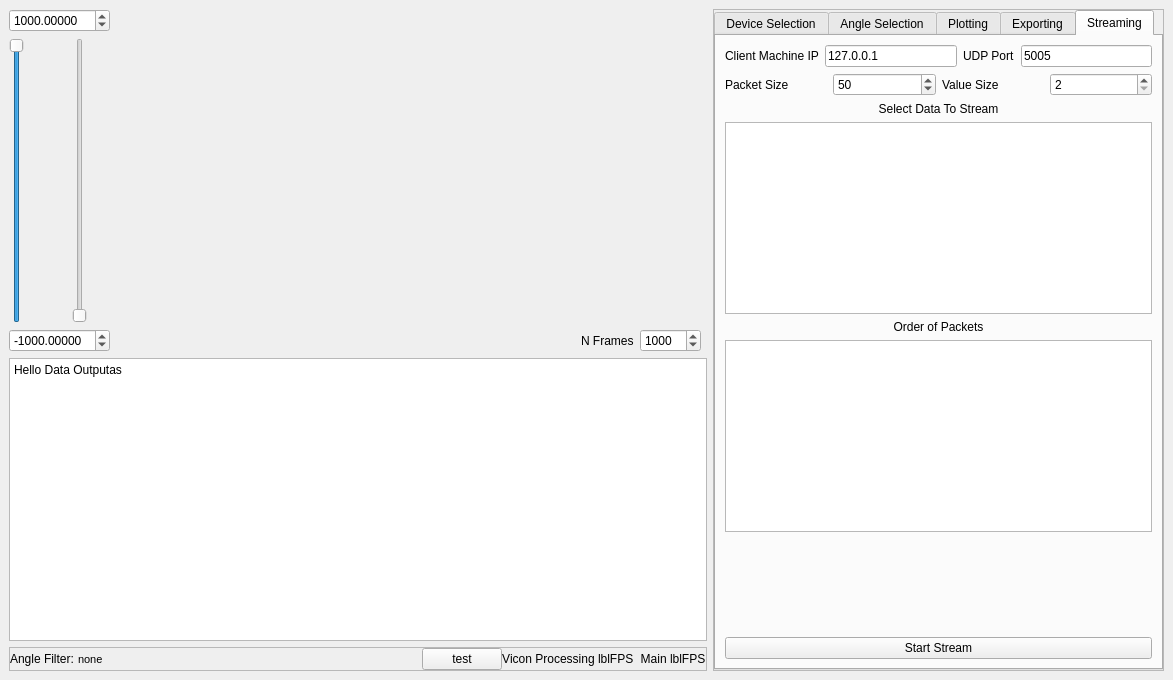
<?xml version="1.0" encoding="UTF-8"?>
<ui version="4.0">
 <class>MainWindow</class>
 <widget class="QMainWindow" name="MainWindow">
  <property name="geometry">
   <rect>
    <x>0</x>
    <y>0</y>
    <width>1173</width>
    <height>680</height>
   </rect>
  </property>
  <property name="windowTitle">
   <string>MainWindow</string>
  </property>
  <widget class="QWidget" name="centralwidget">
   <layout class="QGridLayout" name="gridLayout_4">
    <item row="0" column="1">
     <layout class="QGridLayout" name="gridLayout">
      <item row="2" column="0" colspan="3">
       <layout class="QVBoxLayout" name="verticalLayout_5">
        <item>
         <widget class="QPlainTextEdit" name="plainTextEdit">
          <property name="sizePolicy">
           <sizepolicy hsizetype="Minimum" vsizetype="Minimum">
            <horstretch>0</horstretch>
            <verstretch>0</verstretch>
           </sizepolicy>
          </property>
          <property name="readOnly">
           <bool>true</bool>
          </property>
          <property name="plainText">
           <string>Hello Data Outputas</string>
          </property>
         </widget>
        </item>
        <item>
         <widget class="QFrame" name="frame_2">
          <property name="sizePolicy">
           <sizepolicy hsizetype="Preferred" vsizetype="Maximum">
            <horstretch>0</horstretch>
            <verstretch>0</verstretch>
           </sizepolicy>
          </property>
          <property name="frameShape">
           <enum>QFrame::StyledPanel</enum>
          </property>
          <property name="frameShadow">
           <enum>QFrame::Raised</enum>
          </property>
          <layout class="QGridLayout" name="gridLayout_5">
           <property name="leftMargin">
            <number>0</number>
           </property>
           <property name="topMargin">
            <number>0</number>
           </property>
           <property name="rightMargin">
            <number>0</number>
           </property>
           <property name="bottomMargin">
            <number>0</number>
           </property>
           <property name="spacing">
            <number>0</number>
           </property>
           <item row="0" column="0">
            <layout class="QHBoxLayout" name="horizontalLayout_20">
             <item>
              <layout class="QHBoxLayout" name="horizontalLayout_19">
               <item>
                <widget class="QLabel" name="label_5">
                 <property name="sizePolicy">
                  <sizepolicy hsizetype="Maximum" vsizetype="Preferred">
                   <horstretch>0</horstretch>
                   <verstretch>0</verstretch>
                  </sizepolicy>
                 </property>
                 <property name="text">
                  <string>Angle Filter: </string>
                 </property>
                </widget>
               </item>
               <item>
                <widget class="QLabel" name="lblAngleFilterIndec">
                 <property name="sizePolicy">
                  <sizepolicy hsizetype="Preferred" vsizetype="Expanding">
                   <horstretch>0</horstretch>
                   <verstretch>0</verstretch>
                  </sizepolicy>
                 </property>
                 <property name="font">
                  <font>
                   <pointsize>8</pointsize>
                  </font>
                 </property>
                 <property name="text">
                  <string>none</string>
                 </property>
                </widget>
               </item>
              </layout>
             </item>
             <item>
              <spacer name="horizontalSpacer_2">
               <property name="orientation">
                <enum>Qt::Horizontal</enum>
               </property>
               <property name="sizeHint" stdset="0">
                <size>
                 <width>40</width>
                 <height>20</height>
                </size>
               </property>
              </spacer>
             </item>
             <item>
              <widget class="QPushButton" name="btnTest">
               <property name="text">
                <string>test</string>
               </property>
              </widget>
             </item>
             <item>
              <widget class="QLabel" name="label_23">
               <property name="text">
                <string>Vicon Processing </string>
               </property>
               <property name="alignment">
                <set>Qt::AlignRight|Qt::AlignTrailing|Qt::AlignVCenter</set>
               </property>
              </widget>
             </item>
             <item>
              <widget class="QLabel" name="lblViconFPS">
               <property name="text">
                <string>lblFPS</string>
               </property>
               <property name="alignment">
                <set>Qt::AlignLeading|Qt::AlignLeft|Qt::AlignVCenter</set>
               </property>
              </widget>
             </item>
             <item>
              <widget class="QLabel" name="label_22">
               <property name="text">
                <string>  Main </string>
               </property>
               <property name="alignment">
                <set>Qt::AlignRight|Qt::AlignTrailing|Qt::AlignVCenter</set>
               </property>
              </widget>
             </item>
             <item>
              <widget class="QLabel" name="lblFPS">
               <property name="layoutDirection">
                <enum>Qt::LeftToRight</enum>
               </property>
               <property name="text">
                <string>lblFPS</string>
               </property>
               <property name="alignment">
                <set>Qt::AlignLeading|Qt::AlignLeft|Qt::AlignVCenter</set>
               </property>
              </widget>
             </item>
            </layout>
           </item>
          </layout>
         </widget>
        </item>
       </layout>
      </item>
      <item row="0" column="1">
       <layout class="QHBoxLayout" name="horizontalLayout">
        <property name="sizeConstraint">
         <enum>QLayout::SetMinimumSize</enum>
        </property>
       </layout>
      </item>
      <item row="0" column="3" rowspan="3">
       <widget class="QFrame" name="frame">
        <property name="frameShape">
         <enum>QFrame::StyledPanel</enum>
        </property>
        <property name="frameShadow">
         <enum>QFrame::Raised</enum>
        </property>
        <layout class="QGridLayout" name="gridLayout_2">
         <property name="leftMargin">
          <number>0</number>
         </property>
         <property name="topMargin">
          <number>0</number>
         </property>
         <property name="rightMargin">
          <number>0</number>
         </property>
         <property name="bottomMargin">
          <number>0</number>
         </property>
         <property name="spacing">
          <number>0</number>
         </property>
         <item row="1" column="0" rowspan="2" colspan="2">
          <widget class="QTabWidget" name="tabWidget">
           <property name="sizePolicy">
            <sizepolicy hsizetype="Minimum" vsizetype="Minimum">
             <horstretch>0</horstretch>
             <verstretch>0</verstretch>
            </sizepolicy>
           </property>
           <property name="currentIndex">
            <number>4</number>
           </property>
           <widget class="QWidget" name="tab_2">
            <property name="sizePolicy">
             <sizepolicy hsizetype="Minimum" vsizetype="Minimum">
              <horstretch>0</horstretch>
              <verstretch>0</verstretch>
             </sizepolicy>
            </property>
            <attribute name="title">
             <string>Device Selection</string>
            </attribute>
            <layout class="QVBoxLayout" name="verticalLayout_2">
             <item>
              <widget class="QTreeWidget" name="deviceTree">
               <property name="expandsOnDoubleClick">
                <bool>false</bool>
               </property>
               <column>
                <property name="text">
                 <string notr="true">1</string>
                </property>
               </column>
              </widget>
             </item>
            </layout>
           </widget>
           <widget class="QWidget" name="tab_3">
            <attribute name="title">
             <string>Angle Selection</string>
            </attribute>
            <layout class="QVBoxLayout" name="verticalLayout_7">
             <item>
              <widget class="QTreeWidget" name="angleTree">
               <property name="expandsOnDoubleClick">
                <bool>false</bool>
               </property>
               <column>
                <property name="text">
                 <string notr="true">1</string>
                </property>
               </column>
              </widget>
             </item>
             <item>
              <widget class="QPushButton" name="btnZerAngles_1">
               <property name="sizePolicy">
                <sizepolicy hsizetype="Minimum" vsizetype="Fixed">
                 <horstretch>0</horstretch>
                 <verstretch>0</verstretch>
                </sizepolicy>
               </property>
               <property name="text">
                <string>Zero Angles</string>
               </property>
              </widget>
             </item>
             <item>
              <layout class="QVBoxLayout" name="verticalLayout_8">
               <item>
                <layout class="QHBoxLayout" name="horizontalLayout_5">
                 <item>
                  <widget class="QLabel" name="label_24">
                   <property name="text">
                    <string>Left Leg (mm):</string>
                   </property>
                  </widget>
                 </item>
                 <item>
                  <widget class="QSpinBox" name="spinLeftLeg">
                   <property name="minimum">
                    <number>100</number>
                   </property>
                   <property name="maximum">
                    <number>9999</number>
                   </property>
                   <property name="value">
                    <number>800</number>
                   </property>
                  </widget>
                 </item>
                 <item>
                  <widget class="QLabel" name="label_28">
                   <property name="text">
                    <string>Right Leg (mm):</string>
                   </property>
                  </widget>
                 </item>
                 <item>
                  <widget class="QSpinBox" name="spinRightLeg">
                   <property name="minimum">
                    <number>100</number>
                   </property>
                   <property name="maximum">
                    <number>9999</number>
                   </property>
                   <property name="value">
                    <number>800</number>
                   </property>
                  </widget>
                 </item>
                 <item>
                  <widget class="QLabel" name="label_27">
                   <property name="text">
                    <string>Marker R (mm):</string>
                   </property>
                  </widget>
                 </item>
                 <item>
                  <widget class="QSpinBox" name="spinMarkerR">
                   <property name="minimum">
                    <number>1</number>
                   </property>
                   <property name="value">
                    <number>5</number>
                   </property>
                  </widget>
                 </item>
                </layout>
               </item>
               <item>
                <widget class="Line" name="line">
                 <property name="orientation">
                  <enum>Qt::Horizontal</enum>
                 </property>
                </widget>
               </item>
               <item>
                <layout class="QHBoxLayout" name="horizontalLayout_9">
                 <item>
                  <widget class="QLabel" name="label_9">
                   <property name="text">
                    <string>Angle Filter: </string>
                   </property>
                  </widget>
                 </item>
                 <item>
                  <widget class="QComboBox" name="comboFilter"/>
                 </item>
                </layout>
               </item>
               <item>
                <layout class="QHBoxLayout" name="horizontalLayout_13">
                 <item>
                  <widget class="QLabel" name="label_10">
                   <property name="text">
                    <string>Size:</string>
                   </property>
                  </widget>
                 </item>
                 <item>
                  <widget class="QSpinBox" name="spinSize">
                   <property name="minimum">
                    <number>1</number>
                   </property>
                   <property name="maximum">
                    <number>300</number>
                   </property>
                   <property name="value">
                    <number>100</number>
                   </property>
                  </widget>
                 </item>
                 <item>
                  <widget class="QLabel" name="label_13">
                   <property name="text">
                    <string>Sample Rate:</string>
                   </property>
                  </widget>
                 </item>
                 <item>
                  <widget class="QSpinBox" name="spinSampleRate">
                   <property name="maximum">
                    <number>9999</number>
                   </property>
                   <property name="value">
                    <number>100</number>
                   </property>
                  </widget>
                 </item>
                </layout>
               </item>
               <item>
                <layout class="QHBoxLayout" name="horizontalLayout_15">
                 <item>
                  <widget class="QLabel" name="label_11">
                   <property name="text">
                    <string>Lowcut:</string>
                   </property>
                  </widget>
                 </item>
                 <item>
                  <widget class="QDoubleSpinBox" name="spinLowcut">
                   <property name="maximum">
                    <double>9999.000000000000000</double>
                   </property>
                   <property name="value">
                    <double>0.010000000000000</double>
                   </property>
                  </widget>
                 </item>
                 <item>
                  <widget class="QLabel" name="label_12">
                   <property name="text">
                    <string>Highcut: </string>
                   </property>
                  </widget>
                 </item>
                 <item>
                  <widget class="QDoubleSpinBox" name="spinHighcut">
                   <property name="maximum">
                    <double>9999.000000000000000</double>
                   </property>
                   <property name="value">
                    <double>29.000000000000000</double>
                   </property>
                  </widget>
                 </item>
                </layout>
               </item>
              </layout>
             </item>
            </layout>
           </widget>
           <widget class="QWidget" name="tab">
            <property name="sizePolicy">
             <sizepolicy hsizetype="Minimum" vsizetype="Minimum">
              <horstretch>0</horstretch>
              <verstretch>0</verstretch>
             </sizepolicy>
            </property>
            <attribute name="title">
             <string>Plotting</string>
            </attribute>
            <layout class="QVBoxLayout" name="verticalLayout">
             <item>
              <layout class="QVBoxLayout" name="verticalLayout_6">
               <item>
                <widget class="QPushButton" name="btnZerAngles">
                 <property name="sizePolicy">
                  <sizepolicy hsizetype="Minimum" vsizetype="Fixed">
                   <horstretch>0</horstretch>
                   <verstretch>0</verstretch>
                  </sizepolicy>
                 </property>
                 <property name="text">
                  <string>Zero Angles</string>
                 </property>
                </widget>
               </item>
               <item>
                <layout class="QHBoxLayout" name="horizontalLayout_4">
                 <property name="sizeConstraint">
                  <enum>QLayout::SetMinimumSize</enum>
                 </property>
                 <item>
                  <widget class="QLabel" name="label">
                   <property name="layoutDirection">
                    <enum>Qt::LeftToRight</enum>
                   </property>
                   <property name="text">
                    <string>Angle 1:</string>
                   </property>
                   <property name="alignment">
                    <set>Qt::AlignRight|Qt::AlignTrailing|Qt::AlignVCenter</set>
                   </property>
                  </widget>
                 </item>
                 <item>
                  <widget class="QComboBox" name="angleComboBox"/>
                 </item>
                 <item>
                  <layout class="QHBoxLayout" name="horizontalLayout_3">
                   <item>
                    <widget class="QCheckBox" name="checkBoxLeft">
                     <property name="text">
                      <string>Left</string>
                     </property>
                     <property name="checked">
                      <bool>true</bool>
                     </property>
                     <property name="tristate">
                      <bool>false</bool>
                     </property>
                    </widget>
                   </item>
                   <item>
                    <widget class="QCheckBox" name="checkBoxRight">
                     <property name="text">
                      <string>Right</string>
                     </property>
                    </widget>
                   </item>
                  </layout>
                 </item>
                </layout>
               </item>
               <item>
                <layout class="QHBoxLayout" name="horizontalLayout_10">
                 <property name="sizeConstraint">
                  <enum>QLayout::SetMinimumSize</enum>
                 </property>
                 <item>
                  <widget class="QLabel" name="label_14">
                   <property name="layoutDirection">
                    <enum>Qt::LeftToRight</enum>
                   </property>
                   <property name="text">
                    <string>Angle 2:</string>
                   </property>
                   <property name="alignment">
                    <set>Qt::AlignRight|Qt::AlignTrailing|Qt::AlignVCenter</set>
                   </property>
                  </widget>
                 </item>
                 <item>
                  <widget class="QComboBox" name="angleComboBox_2"/>
                 </item>
                 <item>
                  <layout class="QHBoxLayout" name="horizontalLayout_11">
                   <item>
                    <widget class="QCheckBox" name="checkBoxLeft_2">
                     <property name="text">
                      <string>Left</string>
                     </property>
                    </widget>
                   </item>
                   <item>
                    <widget class="QCheckBox" name="checkBoxRight_2">
                     <property name="text">
                      <string>Right</string>
                     </property>
                     <property name="checked">
                      <bool>true</bool>
                     </property>
                    </widget>
                   </item>
                  </layout>
                 </item>
                </layout>
               </item>
              </layout>
             </item>
             <item>
              <layout class="QHBoxLayout" name="horizontalLayout_2">
               <item>
                <widget class="QLabel" name="label_7">
                 <property name="layoutDirection">
                  <enum>Qt::LeftToRight</enum>
                 </property>
                 <property name="text">
                  <string>Plot Device Data</string>
                 </property>
                 <property name="alignment">
                  <set>Qt::AlignRight|Qt::AlignTrailing|Qt::AlignVCenter</set>
                 </property>
                </widget>
               </item>
               <item>
                <widget class="QComboBox" name="comboBoxDevice"/>
               </item>
               <item>
                <widget class="QComboBox" name="comboBoxChannel"/>
               </item>
               <item>
                <widget class="QComboBox" name="comboBoxComponent"/>
               </item>
               <item>
                <widget class="QPushButton" name="btnAddRemoveDeviceFromStream">
                 <property name="text">
                  <string>Set</string>
                 </property>
                </widget>
               </item>
              </layout>
             </item>
             <item>
              <spacer name="verticalSpacer">
               <property name="orientation">
                <enum>Qt::Vertical</enum>
               </property>
               <property name="sizeHint" stdset="0">
                <size>
                 <width>20</width>
                 <height>40</height>
                </size>
               </property>
              </spacer>
             </item>
            </layout>
           </widget>
           <widget class="QWidget" name="tab_4">
            <attribute name="title">
             <string>Exporting</string>
            </attribute>
            <layout class="QVBoxLayout" name="verticalLayout_4">
             <item>
              <layout class="QHBoxLayout" name="horizontalLayout_12">
               <item>
                <widget class="QLabel" name="label_15">
                 <property name="text">
                  <string>Filename</string>
                 </property>
                </widget>
               </item>
               <item>
                <widget class="QLineEdit" name="txtFilename">
                 <property name="text">
                  <string>Recording</string>
                 </property>
                </widget>
               </item>
               <item>
                <widget class="QLabel" name="label_16">
                 <property name="text">
                  <string>Index:</string>
                 </property>
                </widget>
               </item>
               <item>
                <widget class="QSpinBox" name="spinSavingIndex">
                 <property name="value">
                  <number>0</number>
                 </property>
                </widget>
               </item>
               <item>
                <widget class="QCheckBox" name="checkSavingAutoIndex">
                 <property name="text">
                  <string>Auto Index</string>
                 </property>
                </widget>
               </item>
              </layout>
             </item>
             <item>
              <layout class="QHBoxLayout" name="horizontalLayout_8">
               <item>
                <widget class="QLabel" name="label_8">
                 <property name="text">
                  <string>Save Path:</string>
                 </property>
                </widget>
               </item>
               <item>
                <widget class="QLineEdit" name="txtSavePath"/>
               </item>
               <item>
                <widget class="QToolButton" name="btnSetPath">
                 <property name="text">
                  <string>...</string>
                 </property>
                </widget>
               </item>
              </layout>
             </item>
             <item>
              <widget class="QLabel" name="label_19">
               <property name="text">
                <string>Data To Export</string>
               </property>
               <property name="alignment">
                <set>Qt::AlignCenter</set>
               </property>
              </widget>
             </item>
             <item>
              <widget class="QTableWidget" name="tableExport"/>
             </item>
             <item>
              <layout class="QHBoxLayout" name="horizontalLayout_7">
               <item>
                <widget class="QCheckBox" name="checkSaveAllDeviceData">
                 <property name="text">
                  <string>Save All Device Data</string>
                 </property>
                </widget>
               </item>
              </layout>
             </item>
             <item>
              <spacer name="verticalSpacer_3">
               <property name="orientation">
                <enum>Qt::Vertical</enum>
               </property>
               <property name="sizeHint" stdset="0">
                <size>
                 <width>20</width>
                 <height>40</height>
                </size>
               </property>
              </spacer>
             </item>
             <item>
              <layout class="QVBoxLayout" name="verticalLayout_9">
               <item>
                <layout class="QHBoxLayout" name="horizontalLayout_14">
                 <item>
                  <widget class="QLabel" name="label_2">
                   <property name="text">
                    <string>Duration(s):</string>
                   </property>
                   <property name="alignment">
                    <set>Qt::AlignRight|Qt::AlignTrailing|Qt::AlignVCenter</set>
                   </property>
                  </widget>
                 </item>
                 <item>
                  <widget class="QSpinBox" name="spinInterval"/>
                 </item>
                 <item>
                  <widget class="QPushButton" name="btnRecordDuration">
                   <property name="text">
                    <string>Record Duration</string>
                   </property>
                  </widget>
                 </item>
                </layout>
               </item>
               <item>
                <widget class="QPushButton" name="btnRecordStopSaveToCSV">
                 <property name="text">
                  <string>Start Recording</string>
                 </property>
                </widget>
               </item>
               <item>
                <widget class="QPushButton" name="btnSaveWindowToCSV">
                 <property name="text">
                  <string>Record And Save Single Window to CSV</string>
                 </property>
                </widget>
               </item>
              </layout>
             </item>
            </layout>
           </widget>
           <widget class="QWidget" name="tab_5">
            <attribute name="title">
             <string>Streaming</string>
            </attribute>
            <layout class="QVBoxLayout" name="verticalLayout_3">
             <item>
              <layout class="QHBoxLayout" name="horizontalLayout_16">
               <item>
                <widget class="QLabel" name="label_3">
                 <property name="text">
                  <string>Client Machine IP</string>
                 </property>
                </widget>
               </item>
               <item>
                <widget class="QLineEdit" name="txtTargetMachineIP">
                 <property name="text">
                  <string>127.0.0.1</string>
                 </property>
                </widget>
               </item>
               <item>
                <widget class="QLabel" name="label_4">
                 <property name="text">
                  <string>UDP Port</string>
                 </property>
                </widget>
               </item>
               <item>
                <widget class="QLineEdit" name="txtStreamPort">
                 <property name="sizePolicy">
                  <sizepolicy hsizetype="Expanding" vsizetype="Fixed">
                   <horstretch>0</horstretch>
                   <verstretch>0</verstretch>
                  </sizepolicy>
                 </property>
                 <property name="text">
                  <string>5005</string>
                 </property>
                </widget>
               </item>
              </layout>
             </item>
             <item>
              <layout class="QHBoxLayout" name="horizontalLayout_17">
               <item>
                <widget class="QLabel" name="label_20">
                 <property name="text">
                  <string>Packet Size</string>
                 </property>
                </widget>
               </item>
               <item>
                <widget class="QSpinBox" name="spinPacketSize">
                 <property name="minimum">
                  <number>10</number>
                 </property>
                 <property name="value">
                  <number>50</number>
                 </property>
                </widget>
               </item>
               <item>
                <widget class="QLabel" name="label_21">
                 <property name="text">
                  <string>Value Size</string>
                 </property>
                </widget>
               </item>
               <item>
                <widget class="QSpinBox" name="spinValueSize">
                 <property name="minimum">
                  <number>2</number>
                 </property>
                </widget>
               </item>
              </layout>
             </item>
             <item>
              <widget class="QLabel" name="label_17">
               <property name="text">
                <string>Select Data To Stream</string>
               </property>
               <property name="alignment">
                <set>Qt::AlignCenter</set>
               </property>
              </widget>
             </item>
             <item>
              <widget class="QTableWidget" name="tableStream"/>
             </item>
             <item>
              <widget class="QLabel" name="label_18">
               <property name="text">
                <string>Order of Packets</string>
               </property>
               <property name="alignment">
                <set>Qt::AlignCenter</set>
               </property>
              </widget>
             </item>
             <item>
              <widget class="QPlainTextEdit" name="plainTextOrderOfPackets">
               <property name="font">
                <font>
                 <family>Courier New</family>
                </font>
               </property>
              </widget>
             </item>
             <item>
              <spacer name="verticalSpacer_4">
               <property name="orientation">
                <enum>Qt::Vertical</enum>
               </property>
               <property name="sizeHint" stdset="0">
                <size>
                 <width>20</width>
                 <height>40</height>
                </size>
               </property>
              </spacer>
             </item>
             <item>
              <widget class="QPushButton" name="btnStartEndStream">
               <property name="text">
                <string>Start Stream</string>
               </property>
              </widget>
             </item>
            </layout>
           </widget>
          </widget>
         </item>
        </layout>
       </widget>
      </item>
      <item row="1" column="1">
       <layout class="QHBoxLayout" name="horizontalLayout_6">
        <item>
         <spacer name="horizontalSpacer">
          <property name="orientation">
           <enum>Qt::Horizontal</enum>
          </property>
          <property name="sizeHint" stdset="0">
           <size>
            <width>40</width>
            <height>20</height>
           </size>
          </property>
         </spacer>
        </item>
        <item>
         <widget class="QLabel" name="label_6">
          <property name="sizePolicy">
           <sizepolicy hsizetype="Maximum" vsizetype="Preferred">
            <horstretch>0</horstretch>
            <verstretch>0</verstretch>
           </sizepolicy>
          </property>
          <property name="text">
           <string>N Frames</string>
          </property>
         </widget>
        </item>
        <item>
         <widget class="QSpinBox" name="spinNFrames">
          <property name="sizePolicy">
           <sizepolicy hsizetype="Maximum" vsizetype="Fixed">
            <horstretch>0</horstretch>
            <verstretch>0</verstretch>
           </sizepolicy>
          </property>
          <property name="minimum">
           <number>1</number>
          </property>
          <property name="maximum">
           <number>10000</number>
          </property>
          <property name="singleStep">
           <number>100</number>
          </property>
          <property name="value">
           <number>1000</number>
          </property>
         </widget>
        </item>
       </layout>
      </item>
      <item row="0" column="0" rowspan="2">
       <layout class="QGridLayout" name="gridLayout_3">
        <item row="2" column="0" colspan="2">
         <widget class="QDoubleSpinBox" name="spinYmin">
          <property name="sizePolicy">
           <sizepolicy hsizetype="Fixed" vsizetype="Fixed">
            <horstretch>0</horstretch>
            <verstretch>0</verstretch>
           </sizepolicy>
          </property>
          <property name="decimals">
           <number>5</number>
          </property>
          <property name="minimum">
           <double>-99999.000000000000000</double>
          </property>
          <property name="maximum">
           <double>99999.000000000000000</double>
          </property>
          <property name="singleStep">
           <double>100.000000000000000</double>
          </property>
          <property name="value">
           <double>-1000.000000000000000</double>
          </property>
         </widget>
        </item>
        <item row="1" column="1">
         <widget class="QSlider" name="sliderYrange2">
          <property name="sizePolicy">
           <sizepolicy hsizetype="Maximum" vsizetype="Minimum">
            <horstretch>0</horstretch>
            <verstretch>0</verstretch>
           </sizepolicy>
          </property>
          <property name="maximum">
           <number>10000</number>
          </property>
          <property name="orientation">
           <enum>Qt::Vertical</enum>
          </property>
         </widget>
        </item>
        <item row="1" column="0">
         <widget class="QSlider" name="sliderYrange1">
          <property name="sizePolicy">
           <sizepolicy hsizetype="Maximum" vsizetype="Minimum">
            <horstretch>0</horstretch>
            <verstretch>0</verstretch>
           </sizepolicy>
          </property>
          <property name="maximum">
           <number>10000</number>
          </property>
          <property name="singleStep">
           <number>0</number>
          </property>
          <property name="value">
           <number>10000</number>
          </property>
          <property name="orientation">
           <enum>Qt::Vertical</enum>
          </property>
          <property name="tickPosition">
           <enum>QSlider::NoTicks</enum>
          </property>
         </widget>
        </item>
        <item row="0" column="0" colspan="2">
         <widget class="QDoubleSpinBox" name="spinYmax">
          <property name="sizePolicy">
           <sizepolicy hsizetype="Fixed" vsizetype="Fixed">
            <horstretch>0</horstretch>
            <verstretch>0</verstretch>
           </sizepolicy>
          </property>
          <property name="frame">
           <bool>true</bool>
          </property>
          <property name="accelerated">
           <bool>false</bool>
          </property>
          <property name="prefix">
           <string/>
          </property>
          <property name="suffix">
           <string/>
          </property>
          <property name="decimals">
           <number>5</number>
          </property>
          <property name="minimum">
           <double>-99999.000000000000000</double>
          </property>
          <property name="maximum">
           <double>99999.000000000000000</double>
          </property>
          <property name="singleStep">
           <double>100.000000000000000</double>
          </property>
          <property name="value">
           <double>1000.000000000000000</double>
          </property>
         </widget>
        </item>
       </layout>
      </item>
     </layout>
    </item>
   </layout>
  </widget>
  <widget class="QMenuBar" name="menubar">
   <property name="geometry">
    <rect>
     <x>0</x>
     <y>0</y>
     <width>1173</width>
     <height>22</height>
    </rect>
   </property>
  </widget>
 </widget>
 <resources/>
 <connections/>
</ui>
